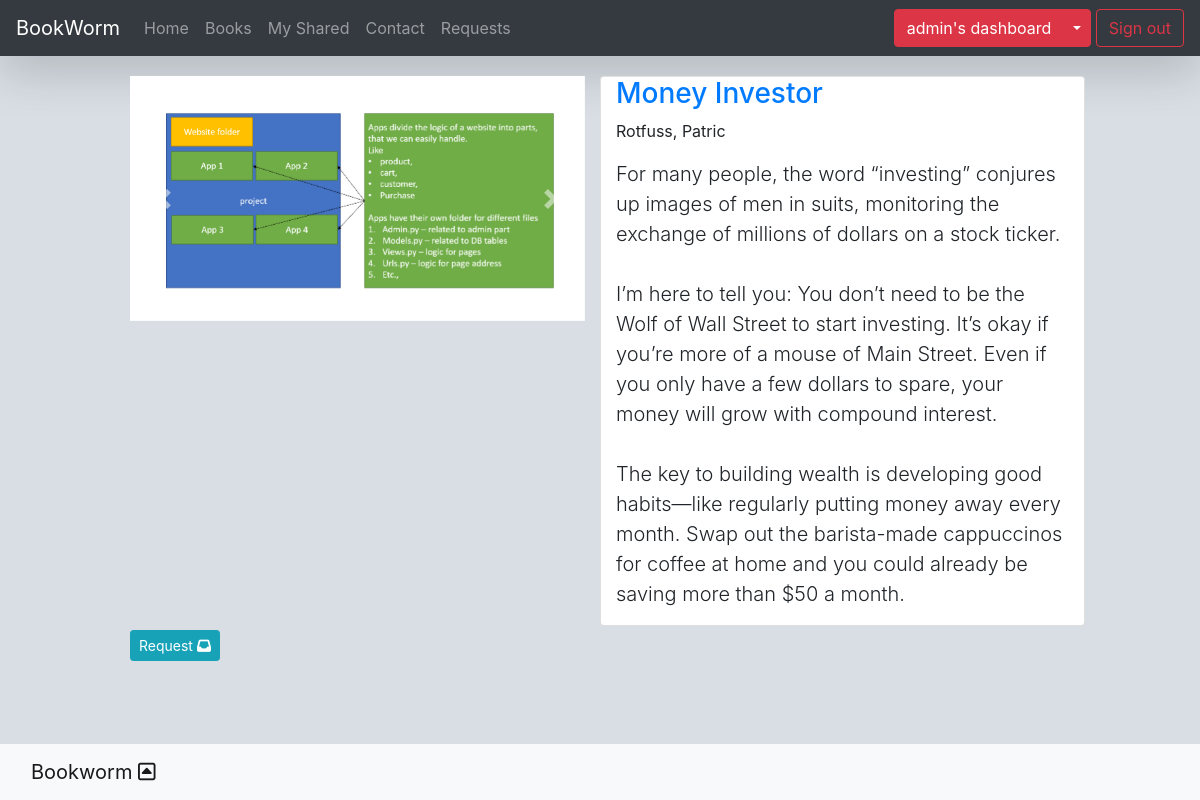
Before: /book/3/ (signed in) with the older database file.
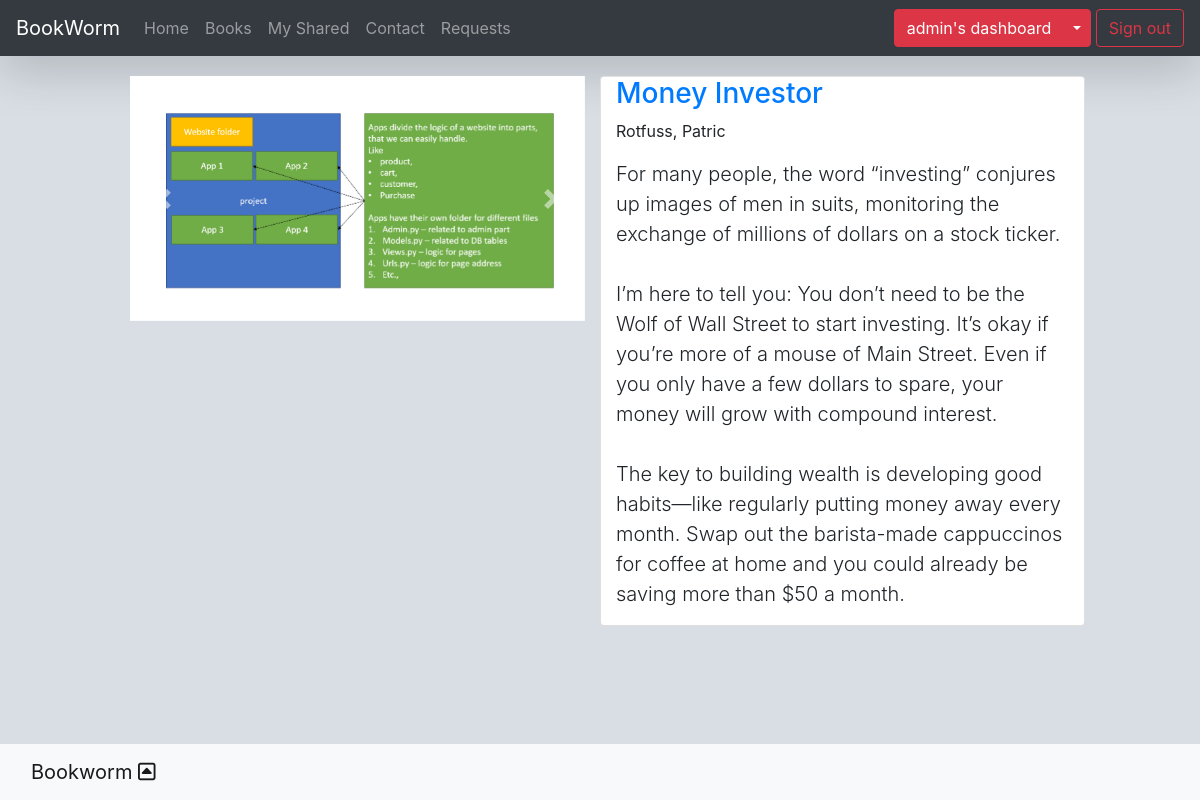
After: the same page with the newer database file.
### app/views.py (the view)
# urls.py: path('book/<int:pk>/',views.book_detail,name='book_detail'),
@login_required
def book_detail(request,pk):
    book = get_object_or_404(Book,pk=pk)
    ctx = {'book':book,'title':'Book Detail'}
    return render(request,'books/book_detail.html',context=ctx)

### app/models.py (called while the page is built)
    def display_genre(self):
        return ', '.join(genre.name for genre in self.genre.all()[:3])

    def __str__(self):
        return f'{self.last_name}, {self.first_name}'

### templates/books/book_detail.html (shortened to what this page needs)
{% extends 'layout/base.html' %}
{% load static %}
{% block content %}
<div class="container-fluid  wrapper">
    <div class="row">
        <div class="col-sm-12 col-lg-10 mx-auto">
            <div class="container-fluid">
                <div class="row my-3">
                    <div class="col-12 my-1">
                        <div class="row">
                            <div class="col-md-6 ">
                                <div id="carouselId" class="carousel slide" data-ride="carousel">
                                    <ol class="carousel-indicators">
                                        <li data-target="#carouselId" data-slide-to="0" class="active"></li>
                                        <li data-target="#carouselId" data-slide-to="1"></li>
                                        <li data-target="#carouselId" data-slide-to="2"></li>
                                    </ol>
                                    <div class="carousel-inner" role="listbox">
                                        <div class="carousel-item active">
                                            <img src="{{book.image.url}}" alt="First slide" width="100%">
                                        </div>
                                    </div>
                                    <a class="carousel-control-prev" href="#carouselId" role="button" data-slide="prev">
                                        <span class="carousel-control-prev-icon" aria-hidden="true"></span>
                                    </a>
                                    <a class="carousel-control-next" href="#carouselId" role="button" data-slide="next">
                                        <span class="carousel-control-next-icon" aria-hidden="true"></span>
                                    </a>
                                </div>
                            </div>
                            <div class="col-md-6 card">
                                <h3>
                                    <a href="{% url 'book_detail' book.id %}">{{book.title}}</a>
                                </h3>
                                <p>{{book.author}}</p>
                                <p class="lead">
                                    {{book.summary|linebreaksbr}}
                                </p>
                            </div>
                            <div class="col-md-12 mb-5">
                                {% if user == book.user %}
                                {% if book.status == 'a' %}
                                <a class="btn btn-success btn-sm my-1" href="{% url 'share_book' book.id %}" role="button">Share <i class="fa fa-share" aria-hidden="true"></i></a>
                                {% endif %}
                                <a class="btn btn-success btn-sm my-1" href="{% url 'book_edit' book.id %}" role="button">Edit <i class="fa fa-pencil" aria-hidden="true"></i></a>
                                <a class="btn btn-danger btn-sm my-1" href="{% url 'book_delete' book.id %}" role="button"> Delete <i class="fa fa-trash" aria-hidden="true"></i></a>
                                {% elif book.status == 'a'  %}
                                <a class="btn btn-info btn-sm my-1" href="{% url 'request_book' book.id %}" role="button">Request <i class="fa fa-inbox" aria-hidden="true"></i></a>
                                {% endif %}
                            </div>
                        </div>
                    </div>
                </div>
            </div>
        </div>
    </div>
</div>
{% endblock content %}

Changed rows visible on the page:
changed Book "Money Investor": status "a" → "s" (drawn)
Other visible differences:
text no longer shown: "Request"
